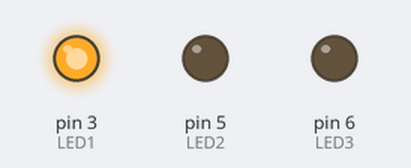
The sketch below on a simulated Arduino Leonardo, built with avr-gcc and run on an emulated ATmega32U4. Shown: output pins drawn as LEDs (lit = HIGH).

Above: at 0.3 s.
At 1.0 s:
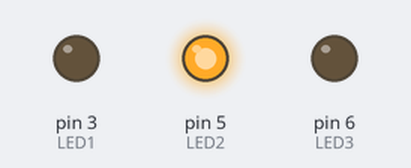
At 3.8 s:
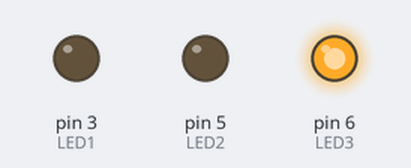
Timing chart, 0 to 4.8 s (numbered marks = the images above):
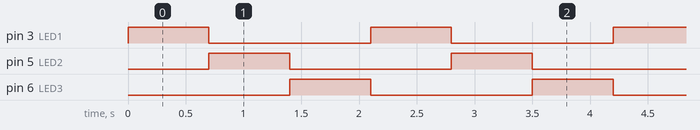

Measured:
- by itself, pin 3 (LED1), pin 5 (LED2), pin 6 (LED3): alternates HIGH for 0.70 s and LOW for 1.4 s
- by itself, everything shown: repeats every 2.1 s, in 3 steps

The sketch:

main.ino
```cpp
#define LED1 3
#define LED2 5
#define LED3 6
#define DELAY 700

void setup(){
    pinMode(LED1, OUTPUT);
    pinMode(LED2, OUTPUT);
    pinMode(LED3, OUTPUT);
}

void loop(){


    digitalWrite(LED1, HIGH);
    digitalWrite(LED2, LOW);
    digitalWrite(LED3, LOW);
    delay(DELAY);
    digitalWrite(LED1, LOW);
    digitalWrite(LED2, HIGH);
    digitalWrite(LED3, LOW);
    delay(DELAY);
    digitalWrite(LED1, LOW);
    digitalWrite(LED2, LOW);
    digitalWrite(LED3, HIGH);
    delay(DELAY);


}
```
